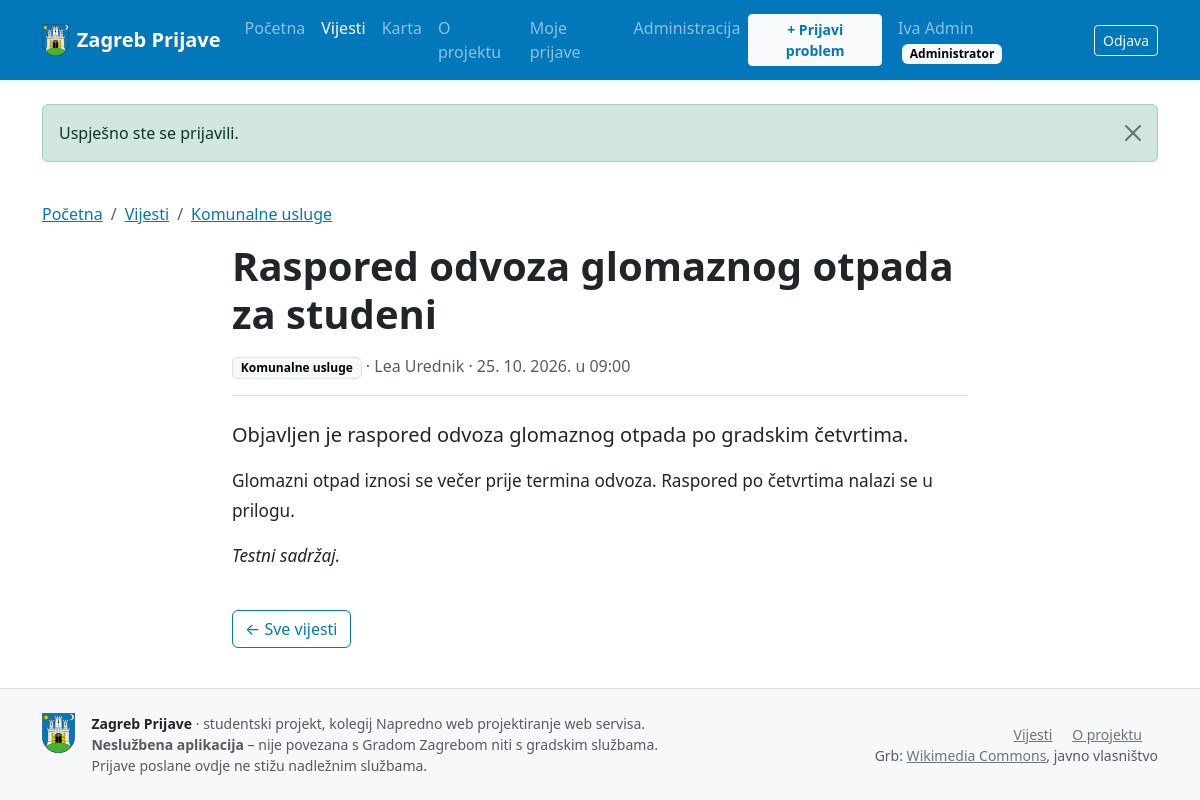
The app's page /zagreb-prijave/vijesti/6 (signed in) with its own data.
### tables this page shows
CREATE TABLE korisnici (
  id             INT UNSIGNED     NOT NULL AUTO_INCREMENT,
  ime            VARCHAR(50)      NOT NULL,
  prezime        VARCHAR(50)      NOT NULL,
  email          VARCHAR(255)     NOT NULL,
  lozinka_hash   VARCHAR(255)     NOT NULL,    
  uloga_id       TINYINT UNSIGNED NOT NULL,
  aktivan        TINYINT(1)       NOT NULL DEFAULT 1,
  zadnja_prijava DATETIME         NULL,
  kreirano_u     DATETIME         NOT NULL DEFAULT CURRENT_TIMESTAMP,
  azurirano_u    DATETIME         NOT NULL DEFAULT CURRENT_TIMESTAMP ON UPDATE CURRENT_TIMESTAMP,
  PRIMARY KEY (id),
  UNIQUE KEY uq_korisnici_email (email),
  KEY idx_korisnici_uloga (uloga_id),
  CONSTRAINT fk_korisnici_uloga
    FOREIGN KEY (uloga_id) REFERENCES uloge (id)
    ON UPDATE CASCADE ON DELETE RESTRICT,      
  CONSTRAINT chk_korisnici_aktivan CHECK (aktivan IN (0, 1))
);

CREATE TABLE uloge (
  id    TINYINT UNSIGNED NOT NULL AUTO_INCREMENT,
  kod   VARCHAR(20)      NOT NULL,
  naziv VARCHAR(50)      NOT NULL,
  opis  VARCHAR(255)     NULL,
  PRIMARY KEY (id),
  UNIQUE KEY uq_uloge_kod (kod)
);

CREATE TABLE vijesti (
  id            INT UNSIGNED      NOT NULL AUTO_INCREMENT,
  kategorija_id SMALLINT UNSIGNED NOT NULL,
  autor_id      INT UNSIGNED      NOT NULL,
  naslov        VARCHAR(200)      NOT NULL,
  sazetak       VARCHAR(500)      NOT NULL,
  sadrzaj       MEDIUMTEXT        NOT NULL,
  slika         VARCHAR(255)      NULL,
  status        ENUM('nacrt','objavljeno') NOT NULL DEFAULT 'nacrt',
  datum_objave  DATETIME          NULL,        
  kreirano_u    DATETIME          NOT NULL DEFAULT CURRENT_TIMESTAMP,
  azurirano_u   DATETIME          NOT NULL DEFAULT CURRENT_TIMESTAMP ON UPDATE CURRENT_TIMESTAMP,
  PRIMARY KEY (id),
  KEY idx_vijesti_kategorija (kategorija_id),
  KEY idx_vijesti_autor (autor_id),
  KEY idx_vijesti_status_datum (status, datum_objave),
  CONSTRAINT fk_vijesti_kategorija
    FOREIGN KEY (kategorija_id) REFERENCES kategorije_vijesti (id)
    ON UPDATE CASCADE ON DELETE RESTRICT,      
  CONSTRAINT fk_vijesti_autor
    FOREIGN KEY (autor_id) REFERENCES korisnici (id)
    ON UPDATE CASCADE ON DELETE RESTRICT,
   
  CONSTRAINT chk_vijesti_objava CHECK (status <> 'objavljeno' OR datum_objave IS NOT NULL)
);

CREATE TABLE kategorije_vijesti (
  id          SMALLINT UNSIGNED NOT NULL AUTO_INCREMENT,
  naziv       VARCHAR(80)       NOT NULL,
  opis        VARCHAR(255)      NULL,
  kreirano_u  DATETIME          NOT NULL DEFAULT CURRENT_TIMESTAMP,
  azurirano_u DATETIME          NOT NULL DEFAULT CURRENT_TIMESTAMP ON UPDATE CURRENT_TIMESTAMP,
  PRIMARY KEY (id),
  UNIQUE KEY uq_kategorije_naziv (naziv)
);

### src/Controllers/NewsController.php (called while the page is built, shortened)
<?php
final class NewsController
{
    public function show(int $id): void
    {
        $vijest = (new Vijest())->findPublishedById($id);
        View::render('vijesti/show', ['title' => $vijest['naslov'], 'vijest' => $vijest]);
    }
}

### public/index.php (called while the page is built, shortened)
<?php
$router = new Router();
$router->dispatch($_SERVER['REQUEST_METHOD'], request_path());

### src/Core/Database.php (called while the page is built, shortened)
<?php
final class Database
{
    private static ?PDO $pdo = null;
    public static function connection(): PDO
    {
        if (self::$pdo === null) {
            $dsn = sprintf(
                'mysql:host=%s;port=%s;dbname=%s;charset=utf8mb4',
                $_ENV['DB_HOST'],
                $_ENV['DB_PORT'] ?? '3306',
                $_ENV['DB_NAME']
            );
            self::$pdo = new PDO($dsn, $_ENV['DB_USER'], $_ENV['DB_PASS'], [
                PDO::ATTR_ERRMODE            => PDO::ERRMODE_EXCEPTION,
                PDO::ATTR_DEFAULT_FETCH_MODE => PDO::FETCH_ASSOC,
                PDO::ATTR_EMULATE_PREPARES   => false,
                PDO::MYSQL_ATTR_FOUND_ROWS   => true,
            ]);
            self::$pdo->exec("SET time_zone = '" . date('P') . "'");
        }
        return self::$pdo;
    }
}

### src/Models/Vijest.php (called while the page is built, shortened)
<?php
final class Vijest
{
    private PDO $db;
    public function __construct()
    {
        $this->db = Database::connection();
    }
    public function findPublishedById(int $id): ?array
    {
        [$where, $params] = $this->publicWhere(null, '');
        $stmt = $this->db->prepare($this->select(sadrzaj: true) . " WHERE {$where} AND v.id = :id");
        $stmt->execute($params + [':id' => $id]);
        return $stmt->fetch() ?: null;
    }
    private function select(bool $sadrzaj = false): string
    {
        return 'SELECT v.id, v.naslov, v.sazetak, v.slika, v.datum_objave'
            . ($sadrzaj ? ', v.sadrzaj' : '') . ",
                   k.id AS kategorija_id, k.naziv AS kategorija,
                   CONCAT(a.ime, ' ', a.prezime) AS autor
              FROM vijesti v
              JOIN kategorije_vijesti k ON k.id = v.kategorija_id
              JOIN korisnici a          ON a.id = v.autor_id";
    }
    private function publicWhere(?int $kategorijaId, string $q): array
    {
        $where = ["v.status = 'objavljeno'"];
        $params = [];
        return [implode(' AND ', $where), $params];
    }
}

### src/Core/Auth.php (called while the page is built, shortened)
<?php
final class Auth
{
    private static ?array $user = null;
    private static bool $loaded = false;
    public static function user(): ?array
    {
        if (self::$loaded) {
            return self::$user;
        }
        self::$loaded = true;
        $id = $_SESSION['korisnik_id'] ?? null;
        $korisnik = (new Korisnik())->findById($id);
        return self::$user = $korisnik;
    }
    public static function hasRole(string ...$uloge): bool
    {
        $user = self::user();
        return $user !== null && in_array($user['uloga'], $uloge, true);
    }
}

### src/Models/Korisnik.php (called while the page is built, shortened)
<?php
final class Korisnik
{
    private PDO $db;
    public function __construct()
    {
        $this->db = Database::connection();
    }
    public function findById(int $id): ?array
    {
        $stmt = $this->db->prepare(
            'SELECT k.id, k.ime, k.prezime, k.email, k.aktivan, k.zadnja_prijava, k.kreirano_u,
                    u.kod AS uloga, u.naziv AS uloga_naziv
               FROM korisnici k
               JOIN uloge u ON u.id = k.uloga_id
              WHERE k.id = ?'
        );
        $stmt->execute([$id]);
        return $stmt->fetch() ?: null;
    }
}

### src/Core/Session.php (called while the page is built, shortened)
<?php
final class Session
{
    public static function pullFlash(): array
    {
        $messages = $_SESSION['_flash'] ?? [];
        return $messages;
    }
}

### views/vijesti/show.php (the view, shortened to what this page needs)
<nav aria-label="breadcrumb">
    <ol class="breadcrumb">
        <li class="breadcrumb-item"><a href="<?= e(url('/')) ?>">Početna</a></li>
        <li class="breadcrumb-item"><a href="<?= e(url('/vijesti')) ?>">Vijesti</a></li>
        <li class="breadcrumb-item">
            <a href="<?= e(url('/vijesti') . '?kategorija=' . (int) $vijest['kategorija_id']) ?>"><?= e($vijest['kategorija']) ?></a>
        </li>
    </ol>
</nav>
<article class="row justify-content-center">
    <div class="col-lg-9 col-xl-8">
        <h1 class="display-6 fw-semibold mb-3"><?= e($vijest['naslov']) ?></h1>
        <p class="text-body-secondary border-bottom pb-3 mb-4">
            <a href="<?= e(url('/vijesti') . '?kategorija=' . (int) $vijest['kategorija_id']) ?>"
               class="badge text-bg-light border text-decoration-none"><?= e($vijest['kategorija']) ?></a>
            · <?= e($vijest['autor']) ?>
            · <time datetime="<?= e($vijest['datum_objave']) ?>"><?= e(datum($vijest['datum_objave'], true)) ?></time>
        </p>
        <p class="lead"><?= e($vijest['sazetak']) ?></p>
        <div class="vijest-sadrzaj">
            <?php
            echo $vijest['sadrzaj'];
            ?>
        </div>
        <a href="<?= e(url('/vijesti')) ?>" class="btn btn-outline-primary mt-4">&larr; Sve vijesti</a>
    </div>
</article>

### src/Core/Router.php (shortened to what this page needs)
<?php
final class Router
{
    private array $routes = [];
    private function add(string $method, string $path, array $handler, array $options): void
    {
        $pattern = preg_replace('#\{(\w+)\}#', '(?P<$1>\d+)', $path);
        $this->routes[] = [
            'method'  => $method,
            'pattern' => '#^' . $pattern . '$#',
            'handler' => $handler,
            'options' => $options,
        ];
    }
    public function dispatch(string $method, string $path): void
    {
        foreach ($this->routes as $route) {
            if (!preg_match($route['pattern'], $path, $matches)) {
                continue;
            }
            $params = array_map('intval', array_filter($matches, 'is_string', ARRAY_FILTER_USE_KEY));
            [$class, $action] = $route['handler'];
            (new $class())->$action(...$params);
            return;
        }
    }
}

### views/layout.php (shortened to what this page needs)
<?php
$korisnik = Auth::user();
$flash = Session::pullFlash();
?>
<!DOCTYPE html>
<html lang="hr">
<head>
    <link rel="stylesheet"
          href="https://cdn.jsdelivr.net/npm/bootstrap@5.3.3/dist/css/bootstrap.min.css"
>
    <link rel="stylesheet" href="<?= e(asset('css/app.css')) ?>">
</head>
<body class="d-flex flex-column min-vh-100">
<nav class="navbar navbar-expand-lg navbar-dark bg-zagreb shadow-sm">
    <div class="container">
        <a class="navbar-brand d-flex align-items-center gap-2 fw-semibold" href="<?= e(url('/')) ?>">
            <img src="<?= e(asset('img/grb-zagreb.svg')) ?>" alt="" class="brand-grb">
            Zagreb Prijave
        </a>
        <div class="collapse navbar-collapse" id="glavniIzbornik">
            <ul class="navbar-nav me-auto">
                <?= nav_link('/', 'Početna') ?>
                <?= nav_link('/vijesti', 'Vijesti') ?>
                <?= nav_link('/karta', 'Karta') ?>
                <?= nav_link('/o-projektu', 'O projektu') ?>
                <?php if ($korisnik): ?>
                    <?= nav_link('/prijave/moje', 'Moje prijave') ?>
                <?php endif; ?>
                <?php if (Auth::hasRole('admin')): ?>
                    <?= nav_link('/admin', 'Administracija') ?>
                <?php elseif (Auth::hasRole('urednik')): ?>
                    <?= nav_link('/admin/vijesti', 'Moje vijesti') ?>
                <?php elseif (Auth::hasRole('radnik')): ?>
                    <?= nav_link('/radnik/zadaci', 'Moji zadaci') ?>
                <?php endif; ?>
            </ul>
            <ul class="navbar-nav align-items-lg-center gap-lg-2">
                <?php if ($korisnik): ?>
                    <li class="nav-item">
                        <a class="btn btn-light btn-sm text-zagreb fw-semibold" href="<?= e(url('/prijave/nova')) ?>">+ Prijavi problem</a>
                    </li>
                    <li class="nav-item">
                        <a class="nav-link" href="<?= e(url('/racun/profil')) ?>">
                            <?= e($korisnik['ime'] . ' ' . $korisnik['prezime']) ?>
                            <span class="badge text-bg-light ms-1"><?= e($korisnik['uloga_naziv']) ?></span>
                        </a>
                    </li>
                    <li class="nav-item">
                        <form method="post" action="<?= e(url('/racun/odjava')) ?>" class="d-inline">
                            <button type="submit" class="btn btn-outline-light btn-sm">Odjava</button>
                        </form>
                    </li>
                <?php endif; ?>
            </ul>
        </div>
    </div>
</nav>
<main id="sadrzaj" class="flex-grow-1">
    <?php if ($flash): ?>
        <div class="container pt-4">
            <?php foreach ($flash as $poruka): ?>
                <div class="alert alert-<?= e($poruka['type']) ?> alert-dismissible fade show" role="alert">
                    <?= e($poruka['message']) ?>
                    <button type="button" class="btn-close" data-bs-dismiss="alert" aria-label="Zatvori"></button>
                </div>
            <?php endforeach; ?>
        </div>
    <?php endif; ?>
    <?php if (!empty($punaSirina)): ?>
        <?= $content ?>
    <?php else: ?>
        <div class="container py-4"><?= $content ?></div>
    <?php endif; ?>
</main>
<footer class="footer border-top mt-auto">
    <div class="container py-4">
        <div class="row g-3 align-items-center">
            <div class="col-md-7 d-flex gap-3 align-items-start">
                <img src="<?= e(asset('img/grb-zagreb.svg')) ?>" alt="" class="footer-grb">
                <div class="small text-body-secondary">
                    <strong class="text-body">Zagreb Prijave</strong> · studentski projekt, kolegij
                    Napredno web projektiranje web servisa.<br>
                    <strong>Neslužbena aplikacija</strong> – nije povezana s Gradom Zagrebom niti s gradskim službama.
                    Prijave poslane ovdje ne stižu nadležnim službama.
                </div>
            </div>
            <div class="col-md-5 small text-md-end">
                <a href="<?= e(url('/vijesti')) ?>" class="link-secondary me-3">Vijesti</a>
                <a href="<?= e(url('/o-projektu')) ?>" class="link-secondary me-3">O projektu</a>
                <br class="d-none d-md-inline">
                <span class="text-body-secondary">
                    Grb: <a class="link-secondary" href="https://commons.wikimedia.org/wiki/File:Coat_of_arms_of_Zagreb.svg"
                            rel="noopener" target="_blank">Wikimedia Commons</a>, javno vlasništvo
                </span>
            </div>
        </div>
    </div>
</footer>
</body>
</html>

### public/assets/css/app.css (style rules this page uses)
:root { --zg-plava: #0277ba; --zg-plava-tamna: #015a8f; --zg-zuta: #f5df03; }
.btn-outline-primary { --bs-btn-color: var(--zg-plava); --bs-btn-border-color: var(--zg-plava); --bs-btn-hover-bg: var(--zg-plava); --bs-btn-hover-border-color: var(--zg-plava); --bs-btn-active-bg: var(--zg-plava-tamna); }
a { color: var(--zg-plava); }
.bg-zagreb { background-color: var(--zg-plava); }
.text-zagreb { color: var(--zg-plava) !important; }
.brand-grb { height: 32px; width: auto; }
.footer { background-color: #f6f8fa; }
.footer-grb { height: 40px; width: auto; flex-shrink: 0; }
.vijest-sadrzaj { font-size: 1.075rem; line-height: 1.7; }

### records on screen
korisnici: ime+prezime "Iva Admin", uloga.naziv "Administrator"
vijesti: kategorija.naziv "Komunalne usluge", naslov "Raspored odvoza glomaznog otpada za studeni", datum_objave "25. 10. 2026. u 09:00", sazetak "Objavljen je raspored odvoza glomaznog otpada po gradskim četvrtima.", sadrzaj "Glomazni otpad iznosi se večer prije termina odvoza. Raspored po četvrtima nalazi se u prilogu. Testni sadržaj."

### other values on screen
$label "Početna Vijesti Karta O projektu Moje prijave Administracija"
$poruka['message'] "Uspješno ste se prijavili."
$vijest['autor'] "Lea Urednik"
